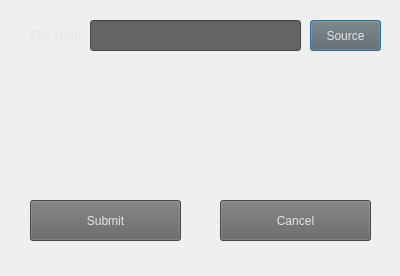
<?xml version="1.0" encoding="UTF-8"?>
<ui version="4.0">
 <class>LoadFileWindow</class>
 <widget class="QDialog" name="LoadFileWindow">
  <property name="geometry">
   <rect>
    <x>0</x>
    <y>0</y>
    <width>400</width>
    <height>276</height>
   </rect>
  </property>
  <property name="windowTitle">
   <string>Load File</string>
  </property>
  <property name="styleSheet">
   <string notr="true"/>
  </property>
  <widget class="QLabel" name="label">
   <property name="geometry">
    <rect>
     <x>30</x>
     <y>20</y>
     <width>81</width>
     <height>31</height>
    </rect>
   </property>
   <property name="styleSheet">
    <string notr="true">color: rgb(230, 230, 230);</string>
   </property>
   <property name="text">
    <string>&lt;html&gt;&lt;head/&gt;&lt;body&gt;&lt;p&gt;&lt;span style=&quot; font-size:10pt;&quot;&gt;File Path:&lt;/span&gt;&lt;/p&gt;&lt;/body&gt;&lt;/html&gt;</string>
   </property>
  </widget>
  <widget class="QLineEdit" name="textPath">
   <property name="geometry">
    <rect>
     <x>90</x>
     <y>20</y>
     <width>211</width>
     <height>31</height>
    </rect>
   </property>
   <property name="styleSheet">
    <string notr="true">background-color: rgb(100, 100, 100);
color: rgb(230, 230, 230);</string>
   </property>
  </widget>
  <widget class="QPushButton" name="sourceButton">
   <property name="geometry">
    <rect>
     <x>310</x>
     <y>20</y>
     <width>71</width>
     <height>31</height>
    </rect>
   </property>
   <property name="styleSheet">
    <string notr="true">background-color: rgb(100, 100, 100);
color: rgb(230, 230, 230);</string>
   </property>
   <property name="text">
    <string>Source</string>
   </property>
  </widget>
  <widget class="QPushButton" name="submitButton">
   <property name="geometry">
    <rect>
     <x>30</x>
     <y>200</y>
     <width>151</width>
     <height>41</height>
    </rect>
   </property>
   <property name="styleSheet">
    <string notr="true">background-color: rgb(100, 100, 100);
color: rgb(230, 230, 230);</string>
   </property>
   <property name="text">
    <string>Submit</string>
   </property>
  </widget>
  <widget class="QPushButton" name="cancelButton">
   <property name="geometry">
    <rect>
     <x>220</x>
     <y>200</y>
     <width>151</width>
     <height>41</height>
    </rect>
   </property>
   <property name="styleSheet">
    <string notr="true">background-color: rgb(100, 100, 100);
color: rgb(230, 230, 230);</string>
   </property>
   <property name="text">
    <string>Cancel</string>
   </property>
  </widget>
 </widget>
 <resources/>
 <connections/>
</ui>
